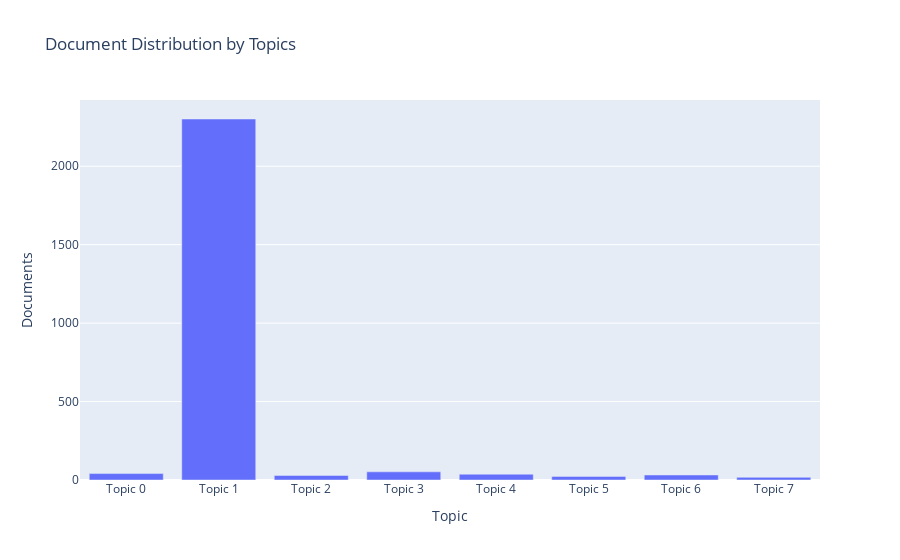

Notebook code for this chart:
### Markdown cell above
### Topic Distribution

### Code cell
plot_model(nmf, plot = 'topic_distribution')

### Figure 1 — Plotly figure (JSON) as saved in the notebook; plotly's stock layout.template omitted (floating-point values rounded to 4 significant figures)
{"data": [{"alignmentgroup": "True", "customdata": [["N, A"], ["N, A"], ["N, A"], ["N, A"], ["N, A"], ["N, A"], ["N, A"], ["N, A"]], "hovertemplate": "Topic=%{x}<br>Documents=%{y}<br>Keyword=%{customdata[0]}<extra></extra>", "legendgroup": "", "marker": {"color": "#636efa", "pattern": {"shape": ""}}, "name": "", "offsetgroup": "", "orientation": "v", "showlegend": false, "textposition": "auto", "type": "bar", "x": ["Topic 0", "Topic 1", "Topic 2", "Topic 3", "Topic 4", "Topic 5", "Topic 6", "Topic 7"], "xaxis": "x", "y": [41, 2301, 29, 52, 37, 23, 32, 17], "yaxis": "y"}], "layout": {"barmode": "relative", "legend": {"tracegroupgap": 0}, "title": {"text": "Document Distribution by Topics"}, "xaxis": {"anchor": "y", "domain": [0, 1], "title": {"text": "Topic"}}, "yaxis": {"anchor": "x", "domain": [0, 1], "title": {"text": "Documents"}}}}
